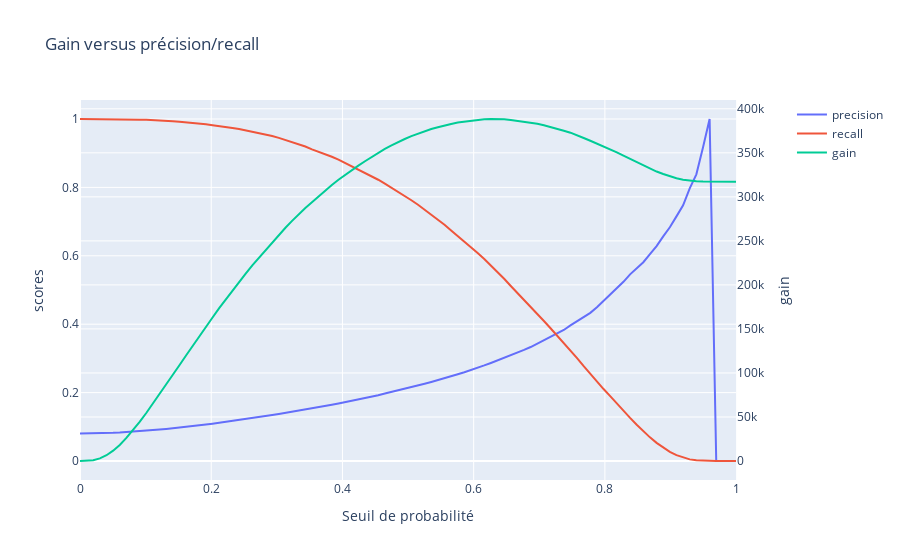

The notebook cell this image was saved under:
### Code cell
plot_gain_scores(threshold_array, gain_scores, accuracy_scores,recall_scores)
